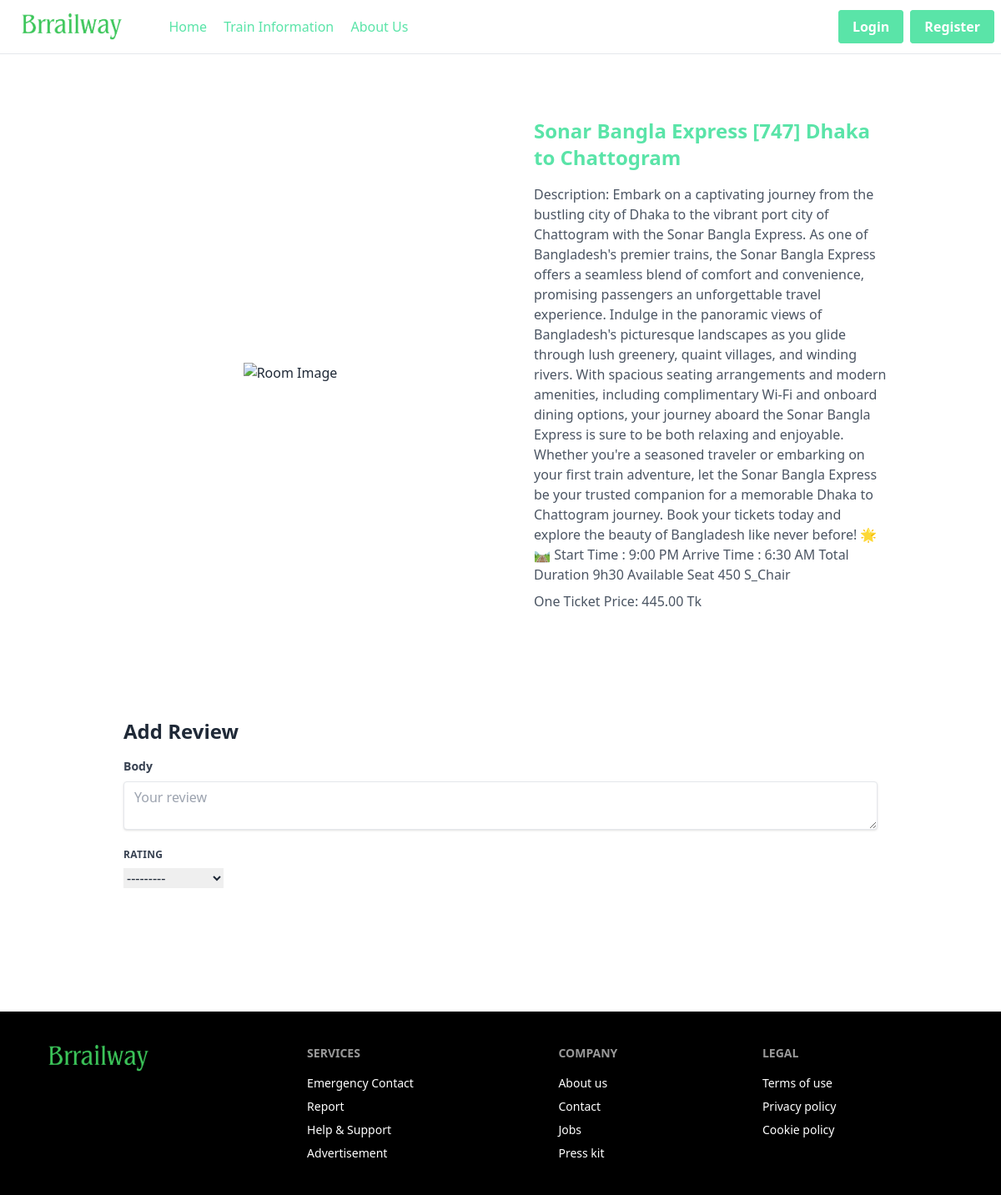
The app's page /train/details/1 with its own data.
### train/models.py (models this page shows, shortened)
class Train(models.Model):
    title = models.CharField(max_length=100)
    description = models.TextField()
    image = models.ImageField(upload_to='media/')
    guest = models.IntegerField(choices=GUEST_CHOICES)
    price = models.DecimalField(max_digits=10, decimal_places=2)

### train/views.py (the view, shortened to what this page needs)
# urls.py: path('details/<int:id>',views.DetailsTrainView.as_view(), name='details_train'),
class DetailsTrainView(DetailView):
    model = Train
    template_name = 'details_train.html'
    pk_url_kwarg = 'id'
    context_object_name = 'train'
    def get_context_data(self, **kwargs):
        context = super().get_context_data(**kwargs)
        train = self.object
        reviews = train.comments.all()
        review_form= forms.ReviewForm()
        context['reviews']= reviews
        context['review_form']= review_form
        return context

### train/forms.py (shortened to what this page needs)
class ReviewForm(forms.ModelForm):
    class Meta:
        model = UserReviews
        fields = ['rating', 'body']
        widgets = {
            'rating': forms.Select(choices=STAR_CHOICES),
            'body': forms.Textarea(attrs={'rows': 4}),
        }
    def __init__(self, *args, **kwargs):
        self.train = kwargs.pop('train', None)
        self.user = kwargs.pop('user', None)
        super().__init__(*args, **kwargs)

### train/templates/details_train.html (shortened to what this page needs)
{% extends "base.html" %}
{% block content %}
<div class="flex bg-white mt-5 rounded-md m-2">
  <div class="w-1/2 flex justify-center items-center py-5">
    <img src="https://yearlynews.com/wp-content/uploads/2021/07/Dhaka-to-Tangail-Train-780x470.png" class="max-w-full" style="max-width: 400px;" alt="Room Image">
  </div>
  <div class="w-1/2 p-4">
    <div class="bg-white p-6">
      <h5 class="text-2xl font-bold mb-4">
        <a href="#" class="text-[#5AE4A8] ">{{ train.title }}</a>
      </h5>
      <p class="text-gray-600 mb-2">Description: {{ train.description }}</p>
      <p class="text-gray-600 mb-5">One Ticket Price: {{ train.price }} Tk</p>
    </div>
  </div>
</div>
<div class="card mt-4 m-2 bg-white rounded-md p-5">
  <div class="card-body">
    <form method="POST" enctype="multipart/form-data">
      <h1 class="mb-4 text-2xl font-bold">Add Review</h1>
      <div class="mb-4">
        <label for="body" class="block text-gray-700 text-sm font-bold mb-2">Body</label>
        <textarea id="body" name="body" placeholder="Your review" class="shadow appearance-none border rounded w-full py-2 px-3 text-gray-700 bg-white leading-tight focus:outline-none focus:shadow-outline"></textarea>
      </div>
      <div class="mb-4">
        <label class="block uppercase tracking-wide text-gray-700 bg-white text-xs font-bold mb-2" for="{{ review_form.rating.id_for_label }}">
          {{ review_form.rating.label }}
        </label>
        {{ review_form.rating }}
      </div>
    </form>
  </div>
</div>
{% endblock %}

### core/templates/base.html (shortened to what this page needs)
{% load static %}
<!DOCTYPE html>
<html lang="en">
    <head>
        <link href="https://cdn.jsdelivr.net/npm/swiffy-slider@1.6.0/dist/css/swiffy-slider.min.css" rel="stylesheet">
        <link href="https://unpkg.com/tailwindcss@^1.0/dist/tailwind.min.css" rel="stylesheet">
        <link href="https://cdn.jsdelivr.net/npm/daisyui@4.6.0/dist/full.min.css" rel="stylesheet" type="text/css" />
    </head>
    <body class="bg-white">
        {% include 'navbar.html' %}
        <hr class="h-4">
        {% block body %}
            <div class="lg:container lg:mx-auto mb-20" id="main">
                {% block content %}
                {% endblock %}
            </div>
            {% include 'footer.html' %}
        {% endblock %}
        <script src="https://cdn.tailwindcss.com"></script>
    </body>
</html>

### core/templates/navbar.html (shortened to what this page needs)
{% load static %}
<div class="navbar bg-white">
    <div class="container mx-auto flex-1">
        <a href="/"><img class="h-8 w-full" src="{% static './img/logo6.png' %}" alt=""></a>
        <div class="text-md lg:flex-grow px-10 hidden lg:block">
            <a href="/" class="font-medium text-[#5AE4A8] hover:text-blue-700-900 hover:font-black mr-4">
                Home
            </a>
            <a href="{% url 'trains' %}" class="font-medium text-[#5AE4A8] hover:text-blue-700-900 hover:font-black mr-4">
                Train Information
            </a>
            <a href="{% url 'about' %}" class="font-medium text-[#5AE4A8] hover:text-blue-700-900 hover:font-black mr-4">
                About Us
            </a>
        </div>
    </div>
    <div class="flex-none gap-2">
      {% if request.user.is_authenticated %}
            <div class="flex w-auto ">
                <div class="text-blue-900 my-auto font-black px-5 hidden lg:block md:block">Welcome, {{ request.user.first_name }} (balance: {{ request.user.account.balance }})</div>
                <a href="{% url 'profile' %}" class="hidden lg:block hover:bg-white text-white bg-[#5AE4A8] hover:text-[#5AE4A8] border-[#5AE4A8] border-opacity-100 font-bold py-2 mx-2 px-5 mt-2 rounded" style="border: 1px solid #5AE4A8;">Profile</a>
                <a href="{% url 'logout' %}" class="hidden lg:block hover:bg-white text-white bg-[#5AE4A8] hover:text-[#5AE4A8] border-[#5AE4A8] border-opacity-100 font-bold py-2 px-4 mt-2 rounded" style="border: 1px solid #5AE4A8;">Logout</a>
            </div>
        {% else %}
            <div class="hidden lg:block">
                <a href="{% url 'login' %}" class="hover:bg-white text-white bg-[#5AE4A8] hover:text-[#5AE4A8] border-[#5AE4A8] border-opacity-100 font-bold py-2 px-4 mt-2 rounded" style="border: 1px solid #5AE4A8;">Login</a>
            </div>
            <div class="hidden lg:block" >
                <a href="{% url 'register' %}" class="hover:bg-white text-white bg-[#5AE4A8] hover:text-[#5AE4A8] border-[#5AE4A8] border-opacity-100 font-bold py-2 p px-4 mt-2 rounded" style="border: 1px solid #5AE4A8;">Register</a>
            </div>
        {% endif %}
    </div>
</div>

### core/templates/footer.html
{% load static %}
<footer class="footer p-10 bg-black text-white">
    <aside>
        <a href="/"><img class="h-8 w-full" src="{% static './img/logo6.png' %}" alt=""></a>
    </aside>
    <nav>
      <header class="footer-title">Services</header>
      <a class="link link-hover">Emergency Contact</a>
      <a class="link link-hover">Report</a>
      <a class="link link-hover">Help & Support</a>
      <a class="link link-hover">Advertisement</a>
    </nav>
    <nav>
      <header class="footer-title">Company</header>
      <a class="link link-hover">About us</a>
      <a class="link link-hover">Contact</a>
      <a class="link link-hover">Jobs</a>
      <a class="link link-hover">Press kit</a>
    </nav>
    <nav>
      <header class="footer-title">Legal</header>
      <a class="link link-hover">Terms of use</a>
      <a class="link link-hover">Privacy policy</a>
      <a class="link link-hover">Cookie policy</a>
    </nav>
  </footer>

### core/templates/base.html (style rules this page uses)
footer { bottom: 0 !important; width: 100%; }

### records on screen
Train: title "Sonar Bangla Express [747] Dhaka to Chattogram", description "Embark on a captivating journey from the bustling city of Dhaka to the vibrant port city of Chattogram with the Sonar Bangla Express. As one of Bangladesh's premier trains, the Sonar Bangla Express offers a seamless blend of comfort and convenience, promising passengers an unforgettable travel experience. Indulge in the panoramic views of Bangladesh's picturesque landscapes as you glide through lush greenery, quaint villages, and winding rivers. With spacious seating arrangements and modern amenities, including complimentary Wi-Fi and onboard dining options, your journey aboard the Sonar Bangla Express is sure to be both relaxing and enjoyable. Whether you're a seasoned traveler or…", price "445.00"

### other values on screen
{{ review_form.rating.label }} "RATING"
